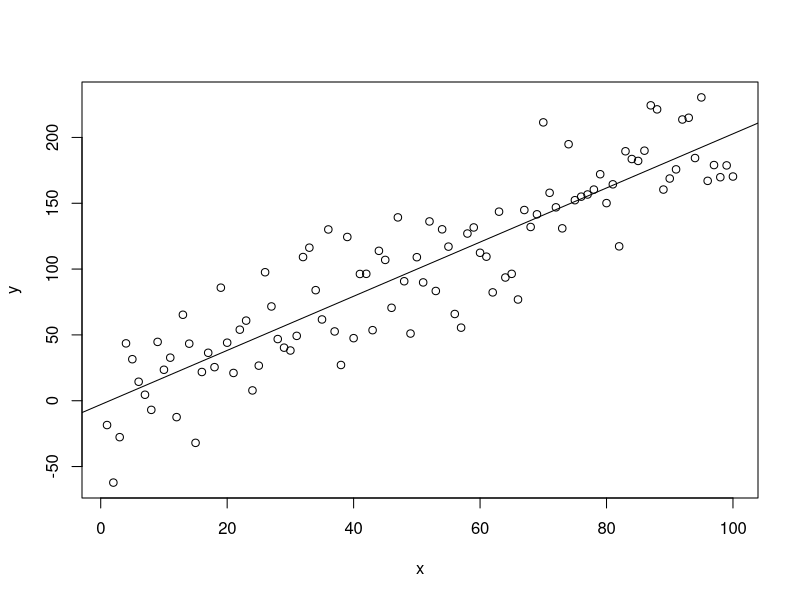
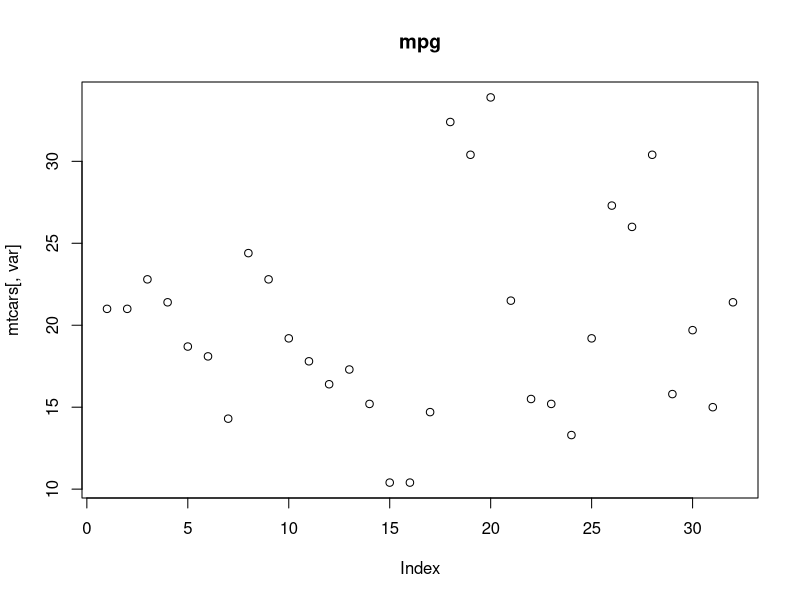
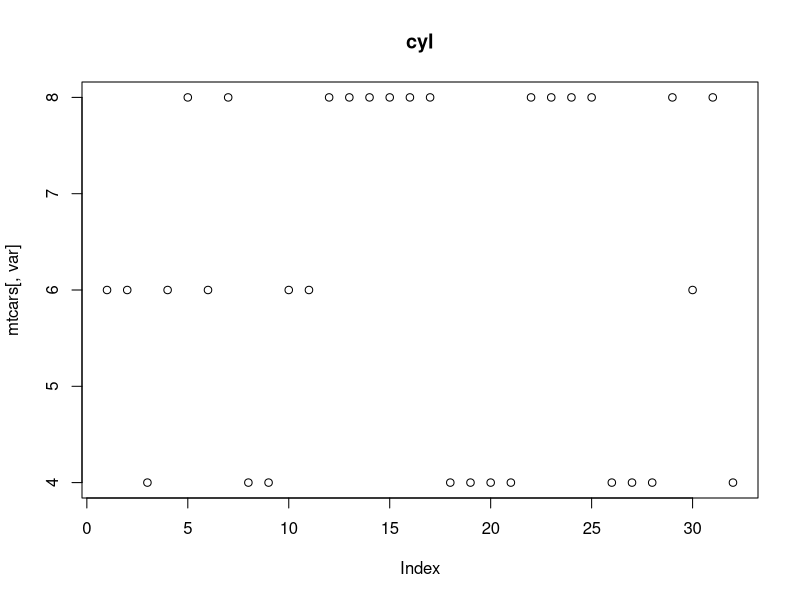
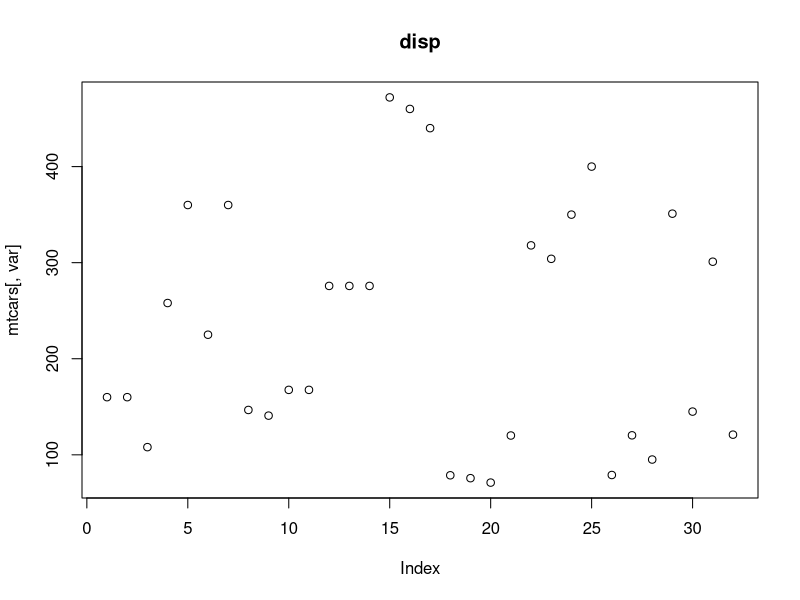
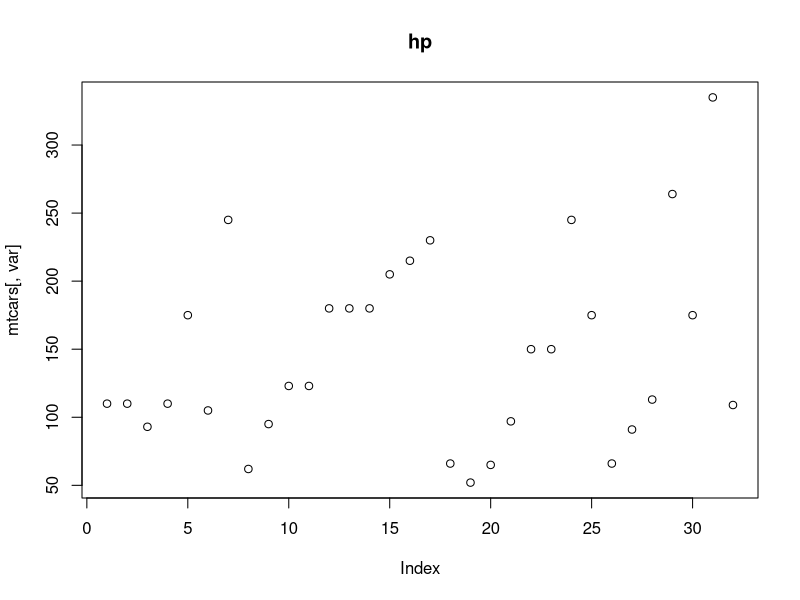
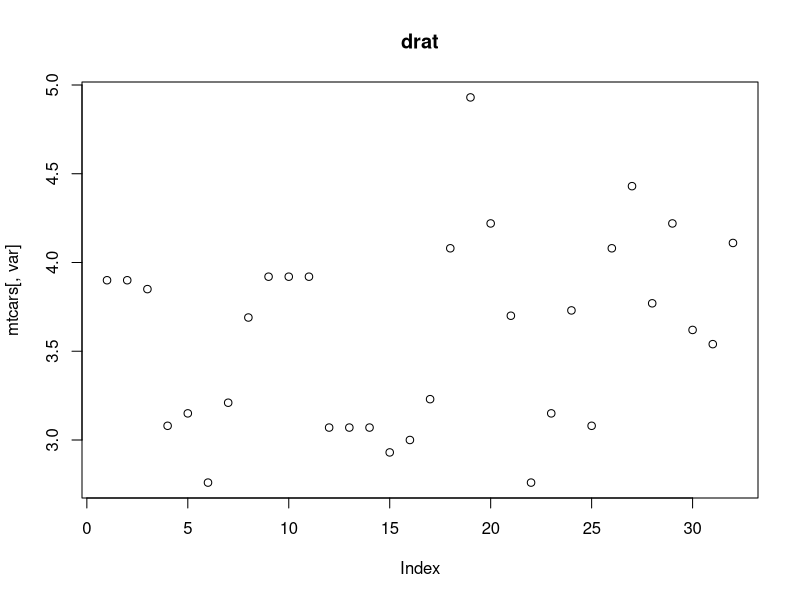
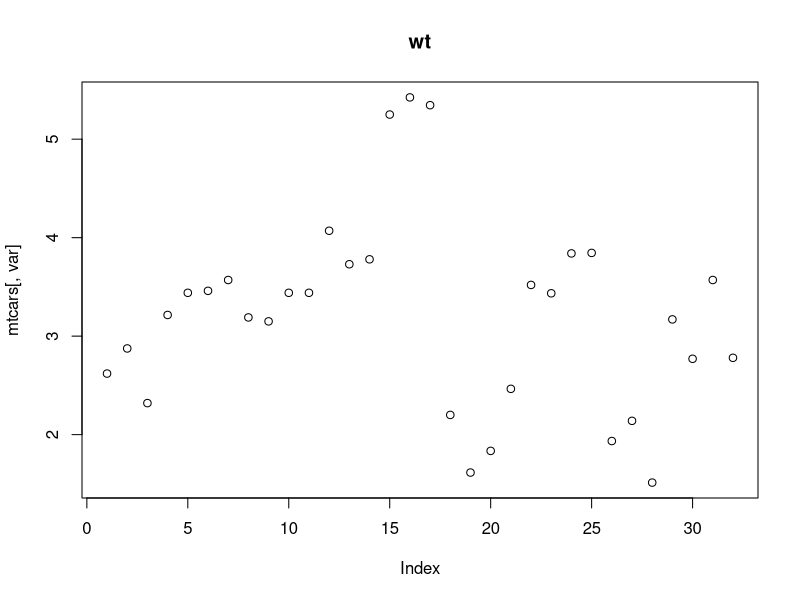
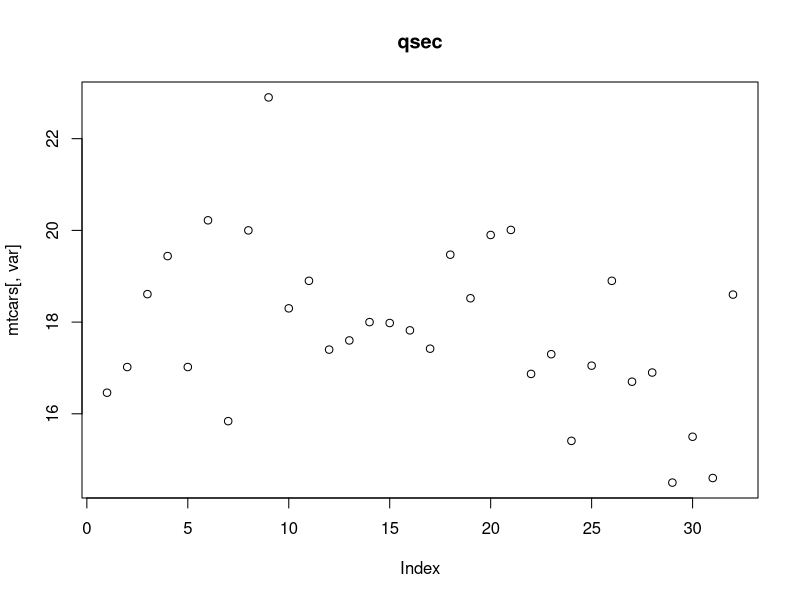

These charts were generated, in order, by the following R code: (Note: this script raises an error after producing the figures.)
#Assignment
x <- 5
y <- 6
z <- NA #not available

#Arithmetic
x + y
x - y
x * y
x / y
x ** y 
x ^ y
y %% x

#Basic data types
##Vectors
x <- c(1,2,3,4,5,6)

double_it <- function(x){
  return(x*2)
}
y <- sapply(x, double_it) #indexing
y <- 2*x

n <- 100
x <- seq(n)
y <- 2*x + rnorm(n, mean = 0, sd = 30)

plot(x,y)

simple_model <- lm(y~x)
summary(simple_model)
abline(simple_model[['coefficients']])

##Arrays
x <- seq(n)
X_2 <- array(x, dim = c(10,10)) #indexing: nothing means everything
X_3 <- array(x, dim = c(25,2,2))
X_4 <- array(x, dim = c(5,5,2,2))

##Matrices
is.matrix(X_2)
apply(X_2, 1, mean)
apply(X_2, 2, mean)

##Data frames
col_1 <- c(1,2,3,4,5)
col_2 <- c('one','two','three','four','five')
A <- array(c(col_1, col_2), dim = c(5,2))
mean(A[,1])

DF <- data.frame(col_1,col_2)
mean(DF$col_1)

install.packages('datasets')
library(datasets)
mtcars

nrow(mtcars)

ncol(mtcars)

summary(mtcars)

for (var in colnames(mtcars)){
  plot(mtcars[,var], main=var)
}
var_types <- c('continuous', 'discrete', 'continuous', 'continuous', 'continuous', 'continuous', 'continuous', 'factor_like', 'factor_like', 'discrete', 'discrete')

install.packages('corrplot')
library(corrplot)

C <- cor(mtcars[,!names(mtcars) %in% c("vs_factor", "am_factor")])
corrplot(C, method='pie')

mtcars$vs_factor <- factor(mtcars$vs, levels=c(0,1), labels=c('V','Straight'))
plot(mtcars$mpg ~ mtcars$vs_factor)

mtcars$am_factor <- factor(mtcars$am, levels=c(0,1), labels=c('Automatic', 'Manual'))
plot(mtcars$mpg ~ mtcars$am_factor)

var_types <- c(var_types, 'factor', 'factor')

table(mtcars$vs_factor, mtcars$am_factor)

#Clustering
plot(mtcars$disp, mtcars$wt)
clusters <- kmeans(mtcars[,c(3,6)], 3)
points(clusters[['centers']][,c(1,2)],col='black',pch=19)
points(mtcars[clusters[['cluster']]==1,c(3,6)],col='red', pch=19)
points(mtcars[clusters[['cluster']]==2,c(3,6)],col='green', pch=19)
points(mtcars[clusters[['cluster']]==3,c(3,6)],col='blue', pch=19)
points(clusters[['centers']],pch=19)

#PCA
X <- array(c(0,1,2,1,0,0,1,1,2), dim = c(3,3))
pcX <- prcomp(X)
pcX[['x']] %*% t(pcX[['rotation']])

colmeans_X <- apply(X, 2, mean)
colmeans_X_mat <- matrix(rep(colmeans_X,each=3),nrow=3, ncol=3)

pcX[['x']] %*% t(pcX[['rotation']]) + colmeans_X_mat

continuous_cols <- colnames(mtcars)[var_types=='continuous']
pca_cols <- continuous_cols[!continuous_cols %in% c('mpg')]
pca <- prcomp(mtcars[, pca_cols], center = TRUE, scale. = TRUE)
mtcars_pca = cbind(mtcars, pca[['x']])
solve(pca[['rotation']])


#Build a model
mpg_model <- lm(mpg ~ ., data=mtcars)

for (var in colnames(mtcars)){
  plot(mtcars[,var], mtcars$mpg, main=var)
}

plot(mtcars$mpg ~ as.factor(mtcars$cyl))

mpg_model_2 <- lm(mpg ~ cyl + disp + hp + wt + qsec + vs, data=mtcars)

plot(mtcars$wt ~ as.factor(mtcars$cyl))

mpg_model_3 <- lm(mpg ~ wt, data=mtcars)

plot(mtcars$mpg, mpg_model_3[['residuals']])

plot(mtcars$wt, mtcars$mpg)
abline(mpg_model_3[['coefficients']])

plot(mtcars$wt, mtcars$mpg, xlim=c(0,6), ylim=c(0,40))
abline(mpg_model_3[['coefficients']])
#not terrible, but I'm looking for a better model

mpg_model_4 <- lm(mpg ~ wt + drat, data=mtcars)
plot(mtcars$mpg, mpg_model_4[['residuals']])
abline(h=0)
abline(v=25)

mpg_model_5 <- lm(mpg ~ PC1, data=mtcars_pca)

mpg_model_6 <- lm(mpg ~ PC1 + PC2, data=mtcars_pca)

library(utils)

history(max.show=Inf)
